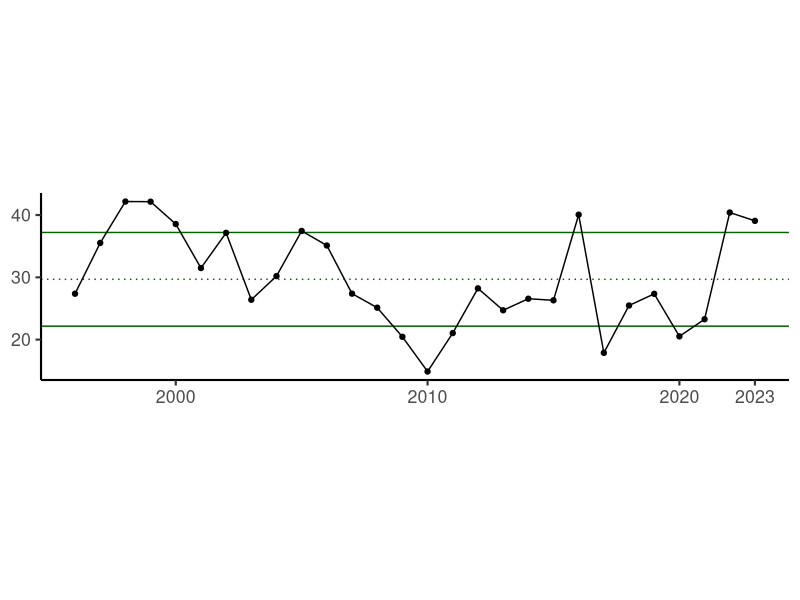
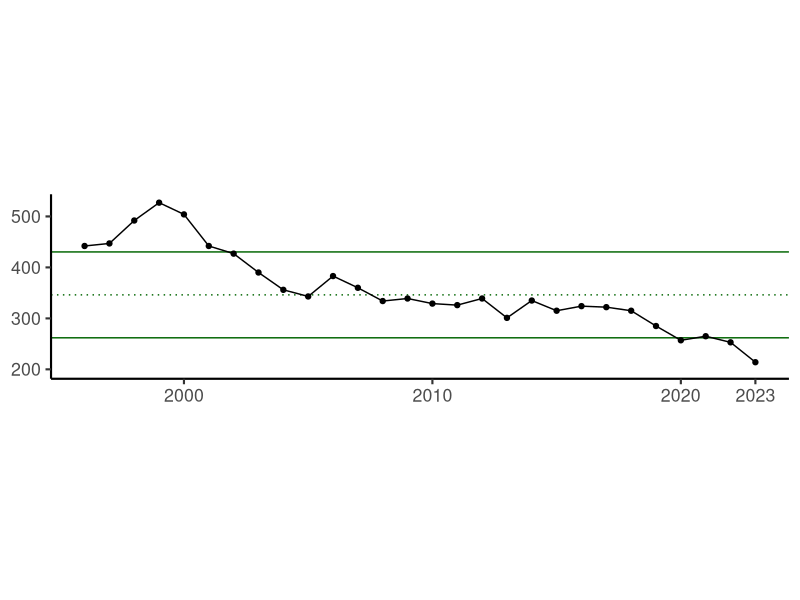
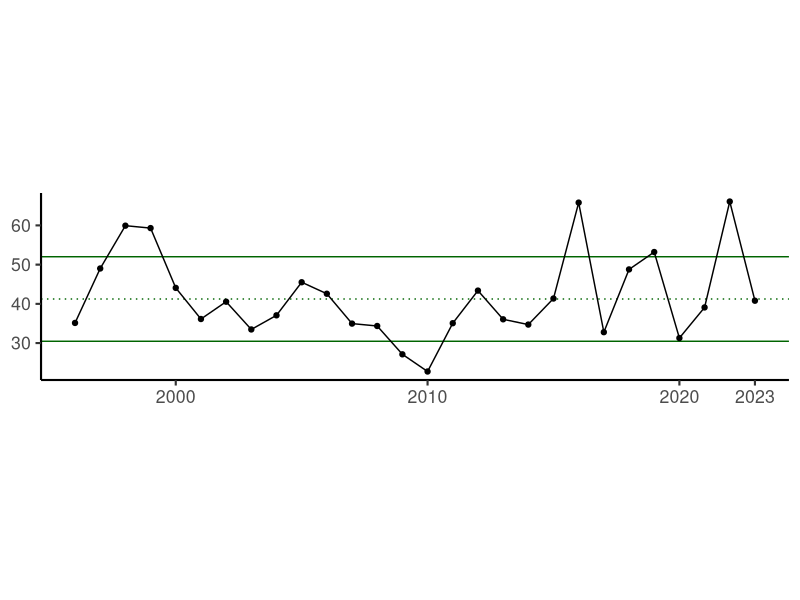

The R script that drew these images, in order: (Note: this script raises an error after producing the figures.)
# Metadata ----

### Project name: Longfin ESP Report Card
### Code purpose: Plot Commercial Indicators

### Author: Stephanie Owen
### Date started: 3/31/25
### Updated with 2025 data: 2/25/26

### Code reviewer:
### Date reviewed:

# Libraries & functions ----
`%>%` <- magrittr::`%>%`

# Data ----

### read data and modify df for landings, vessels, and revenue
#data <- read.csv(here::here('inputs/SOCIEOECONOMIC_COMMERCIAL_INDICATORS_FINAL.csv')) old 2024 data
data <- read.csv(here::here('inputs/LONGFINSQUID_Commercial_Indicators_Master_2025.csv')) #new 2025 data


landings <- data %>%
  dplyr::filter (INDICATOR_NAME == 'Commercial_LONGFINSQUID_Landings_LBS') %>%
  dplyr::mutate(DATA_VALUE = DATA_VALUE/10^6) %>% #scales from millions/lbs 
  dplyr::arrange(YEAR)

vessels <- data %>%
  dplyr::filter (INDICATOR_NAME == 'N_Commercial_Vessels_Landing_LONGFINSQUID') %>%
  dplyr::arrange(YEAR)

revenue <- data %>%
  dplyr::filter(INDICATOR_NAME == 'TOTALANNUALREV_LONGFINSQUID_2025Dols') %>%
  dplyr::mutate(DATA_VALUE = DATA_VALUE/10^6) #scales from millions/lbs

# Analyses ----

plt_indicator <- function(data) {
  plt <- data |>
    dplyr::group_by(INDICATOR_NAME) |>
    dplyr::mutate(mean = mean(DATA_VALUE, na.rm = TRUE),
                  sd = sd(DATA_VALUE, na.rm = TRUE)) |>
    ggplot2::ggplot(ggplot2::aes(x = YEAR,
                                 y = DATA_VALUE
    )) +
    ggplot2::geom_hline(ggplot2::aes(
      yintercept = .data$mean + .data$sd
    ),
    color = "darkgreen",
    linetype = "solid"
    ) +
    ggplot2::geom_hline(ggplot2::aes(
      yintercept = .data$mean - .data$sd
    ),
    color = "darkgreen",
    linetype = "solid"
    ) +
    ggplot2::geom_hline(ggplot2::aes(
      yintercept = .data$mean
    ),
    color = "darkgreen",
    linetype = "dotted"
    ) +
    ggplot2::geom_point() +
    ggplot2::geom_path() +
    ggplot2::xlim(c(1996, 2023)) +
    ggplot2::scale_y_continuous(labels = scales::comma) +
    ggplot2::scale_x_continuous(breaks = c(2000, 2010, 2020, 2023),
                                limits = c(1996, 2023)) +
    ggplot2::theme_classic(base_size = 16) +
    ggplot2::theme(strip.text = ggplot2::element_text(size = 16),
                   axis.title = ggplot2::element_blank(),
                   aspect.ratio = 1/4) 
  
  return(plt)
}

###plot
plt_indicator(landings)
plt_indicator(vessels)
plt_indicator(revenue)


all_indicators <- dplyr::bind_rows(landings,
                                   vessels,
                                   revenue)

for(i in unique(all_indicators$INDICATOR_NAME)) {
  this_dat <- all_indicators |>
    dplyr::filter(INDICATOR_NAME == i) |>
    dplyr::arrange(YEAR)
  
  fname <- here::here("images", paste0(i, "_", Sys.Date(), ".png"))
  if(max(this_dat$DATA_VALUE, na.rm = TRUE) > 10^6) {
    this_dat <- this_dat |>
      dplyr::mutate(DATA_VALUE = ifelse(!is.na(DATA_VALUE), DATA_VALUE/10^6, DATA_VALUE),
                    INDICATOR_NAME = paste(INDICATOR_NAME, "millions"))
    fname <-  here::here("images", paste0(i, "_millions_", Sys.Date(), ".png"))
  }
  
  print(fname)
  fig <- plt_indicator(this_dat)
  
  ggplot2::ggsave(fname,
                  width = 6,
                  height = 2)
  
}
